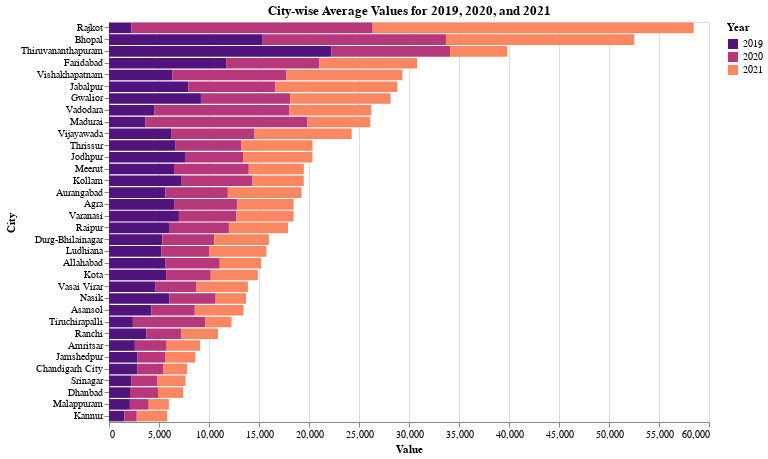

Write notebook code for a chart like this one.
### Code cell
# Create the chart with magma color palette
chart = alt.Chart(df_melted).mark_bar().encode(
    y=alt.Y('City', sort='-x'),  # Sort by average value
    x='Value',
    color=alt.Color('Year:N', scale=alt.Scale(scheme='magma')),  # Apply magma palette
    tooltip=['City', 'Year', 'Value']
).properties(
    width=600,
    height=400,
    title='City-wise Average Values for 2019, 2020, and 2021'
)
chart

### Figure 1 — Vega-Lite specification as saved in the notebook (floating-point values rounded to 4 significant figures)
{"config": {"view": {"continuousWidth": 300, "continuousHeight": 300}}, "data": {"name": "data-ae407f53bdc21f3fffc049ac3a447436"}, "mark": {"type": "bar"}, "encoding": {"color": {"field": "Year", "scale": {"scheme": "magma"}, "type": "nominal"}, "tooltip": [{"field": "City", "type": "nominal"}, {"field": "Year", "type": "nominal"}, {"field": "Value", "type": "quantitative"}], "x": {"field": "Value", "type": "quantitative"}, "y": {"field": "City", "sort": "-x", "type": "nominal"}}, "height": 400, "title": "City-wise Average Values for 2019, 2020, and 2021", "width": 600, "$schema": "https://vega.github.io/schema/vega-lite/v5.8.0.json", "datasets": {"data-ae407f53bdc21f3fffc049ac3a447436": [{"City": "Agra", "Year": "2019", "Value": 6510}, {"City": "Allahabad", "Year": "2019", "Value": 5621}, {"City": "Amritsar", "Year": "2019", "Value": 2589}, {"City": "Asansol", "Year": "2019", "Value": 4244}, {"City": "Aurangabad", "Year": "2019", "Value": 5636}, {"City": "Bhopal", "Year": "2019", "Value": 15367}, {"City": "Chandigarh City", "Year": "2019", "Value": 2819}, {"City": "Dhanbad", "Year": "2019", "Value": 2102}, {"City": "Durg-Bhilainagar", "Year": "2019", "Value": 5334}, {"City": "Faridabad", "Year": "2019", "Value": 11717}, {"City": "Gwalior", "Year": "2019", "Value": 9192}, {"City": "Jabalpur", "Year": "2019", "Value": 7927}, {"City": "Jamshedpur", "Year": "2019", "Value": 2831}, {"City": "Jodhpur", "Year": "2019", "Value": 7597}, {"City": "Kannur", "Year": "2019", "Value": 1534}, {"City": "Kollam", "Year": "2019", "Value": 7272}, {"City": "Kota", "Year": "2019", "Value": 5718}, {"City": "Ludhiana", "Year": "2019", "Value": 5230}, {"City": "Madurai", "Year": "2019", "Value": 3653}, {"City": "Malappuram", "Year": "2019", "Value": 2086}, {"City": "Meerut", "Year": "2019", "Value": 6500}, {"City": "Nasik", "Year": "2019", "Value": 6025}, {"City": "Raipur", "Year": "2019", "Value": 6001}, {"City": "Rajkot", "Year": "2019", "Value": 2226}, {"City": "Ranchi", "Year": "2019", "Value": 3753}, {"City": "Srinagar", "Year": "2019", "Value": 2215}, {"City": "Thiruvananthapuram", "Year": "2019", "Value": 22248}, {"City": "Thrissur", "Year": "2019", "Value": 6615}, {"City": "Tiruchirapalli", "Year": "2019", "Value": 2387}, {"City": "Vadodara", "Year": "2019", "Value": 4521}, {"City": "Varanasi", "Year": "2019", "Value": 6989}, {"City": "Vasai Virar", "Year": "2019", "Value": 4617}, {"City": "Vijayawada", "Year": "2019", "Value": 6206}, {"City": "Vishakhapatnam", "Year": "2019", "Value": 6329}, {"City": "Agra", "Year": "2020", "Value": 6285}, {"City": "Allahabad", "Year": "2020", "Value": 5455}, {"City": "Amritsar", "Year": "2020", "Value": 3178}, {"City": "Asansol", "Year": "2020", "Value": 4335}, {"City": "Aurangabad", "Year": "2020", "Value": 6248}, {"City": "Bhopal", "Year": "2020", "Value": 18329}, {"City": "Chandigarh City", "Year": "2020", "Value": 2583}, {"City": "Dhanbad", "Year": "2020", "Value": 2801}, {"City": "Durg-Bhilainagar", "Year": "2020", "Value": 5199}, {"City": "Faridabad", "Year": "2020", "Value": 9313}, {"City": "Gwalior", "Year": "2020", "Value": 8920}, {"City": "Jabalpur", "Year": "2020", "Value": 8707}, {"City": "Jamshedpur", "Year": "2020", "Value": 2828}, {"City": "Jodhpur", "Year": "2020", "Value": 5860}, {"City": "Kannur", "Year": "2020", "Value": 1241}, {"City": "Kollam", "Year": "2020", "Value": 7089}, {"City": "Kota", "Year": "2020", "Value": 4454}, {"City": "Ludhiana", "Year": "2020", "Value": 4808}, {"City": "Madurai", "Year": "2020", "Value": 16196}, {"City": "Malappuram", "Year": "2020", "Value": 1883}, {"City": "Meerut", "Year": "2020", "Value": 7477}, {"City": "Nasik", "Year": "2020", "Value": 4641}, {"City": "Raipur", "Year": "2020", "Value": 5992}, {"City": "Rajkot", "Year": "2020", "Value": 24140}, {"City": "Ranchi", "Year": "2020", "Value": 3443}, {"City": "Srinagar", "Year": "2020", "Value": 2585}, {"City": "Thiruvananthapuram", "Year": "2020", "Value": 11862}, {"City": "Thrissur", "Year": "2020", "Value": 6606}, {"City": "Tiruchirapalli", "Year": "2020", "Value": 7258}, {"City": "Vadodara", "Year": "2020", "Value": 13517}, {"City": "Varanasi", "Year": "2020", "Value": 5746}, {"City": "Vasai Virar", "Year": "2020", "Value": 4143}, {"City": "Vijayawada", "Year": "2020", "Value": 8352}, {"City": "Vishakhapatnam", "Year": "2020", "Value": 11418}, {"City": "Agra", "Year": "2021", "Value": 5665}, {"City": "Allahabad", "Year": "2021", "Value": 4130}, {"City": "Amritsar", "Year": "2021", "Value": 3349}, {"City": "Asansol", "Year": "2021", "Value": 4864}, {"City": "Aurangabad", "Year": "2021", "Value": 7366}, {"City": "Bhopal", "Year": "2021", "Value": 18831}, {"City": "Chandigarh City", "Year": "2021", "Value": 2401}, {"City": "Dhanbad", "Year": "2021", "Value": 2508}, {"City": "Durg-Bhilainagar", "Year": "2021", "Value": 5454}, {"City": "Faridabad", "Year": "2021", "Value": 9771}, {"City": "Gwalior", "Year": "2021", "Value": 10043}, {"City": "Jabalpur", "Year": "2021", "Value": 12200}, {"City": "Jamshedpur", "Year": "2021", "Value": 2965}, {"City": "Jodhpur", "Year": "2021", "Value": 6882}, {"City": "Kannur", "Year": "2021", "Value": 3034}, {"City": "Kollam", "Year": "2021", "Value": 5113}, {"City": "Kota", "Year": "2021", "Value": 4717}, {"City": "Ludhiana", "Year": "2021", "Value": 5706}, {"City": "Madurai", "Year": "2021", "Value": 6277}, {"City": "Malappuram", "Year": "2021", "Value": 2016}, {"City": "Meerut", "Year": "2021", "Value": 5501}, {"City": "Nasik", "Year": "2021", "Value": 3032}, {"City": "Raipur", "Year": "2021", "Value": 5910}, {"City": "Rajkot", "Year": "2021", "Value": 32104}, {"City": "Ranchi", "Year": "2021", "Value": 3705}, {"City": "Srinagar", "Year": "2021", "Value": 2833}, {"City": "Thiruvananthapuram", "Year": "2021", "Value": 5707}, {"City": "Thrissur", "Year": "2021", "Value": 7131}, {"City": "Tiruchirapalli", "Year": "2021", "Value": 2604}, {"City": "Vadodara", "Year": "2021", "Value": 8181}, {"City": "Varanasi", "Year": "2021", "Value": 5720}, {"City": "Vasai Virar", "Year": "2021", "Value": 5132}, {"City": "Vijayawada", "Year": "2021", "Value": 9710}, {"City": "Vishakhapatnam", "Year": "2021", "Value": 11590}]}}
